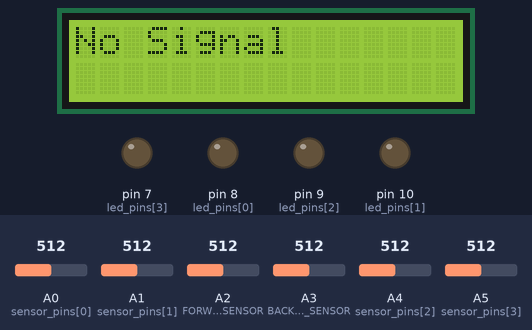
The sketch below on a simulated Arduino Uno, built with avr-gcc and run on an emulated ATmega328P. Parts: 16×2 character LCD, output pins drawn as LEDs (lit = HIGH). The inputs (shaded band) are chosen by the test bench; at power-on: A0 (sensor_pins[0]) = 512, A1 (sensor_pins[1]) = 512, A4 (sensor_pins[2]) = 512, A5 (sensor_pins[3]) = 512, A2 (FORWARD_SENSOR) = 512, A3 (BACKWARD_SENSOR) = 512.

Above: at 1.2 s.
1.3 s: A0 (sensor_pins[0]) set to 531
At 2.2 s:
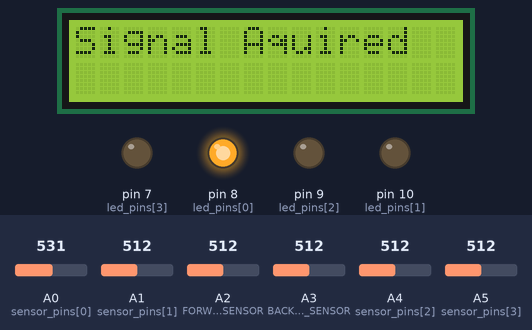
2.9 s: A1 (sensor_pins[1]) set to 531
At 4.3 s:
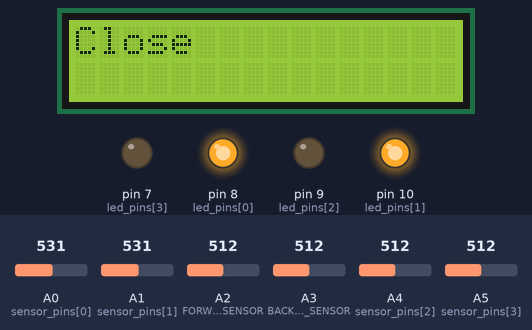
6.4 s: A4 (sensor_pins[2]) set to 528
At 6.9 s:
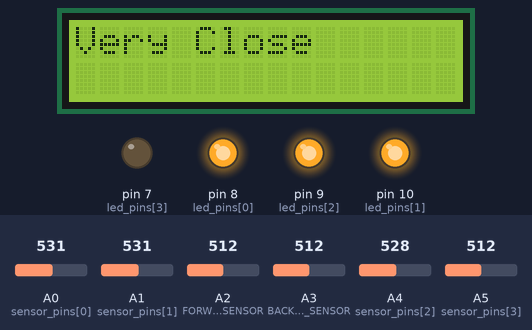
7.9 s: A5 (sensor_pins[3]) set to 716
At 9.0 s:
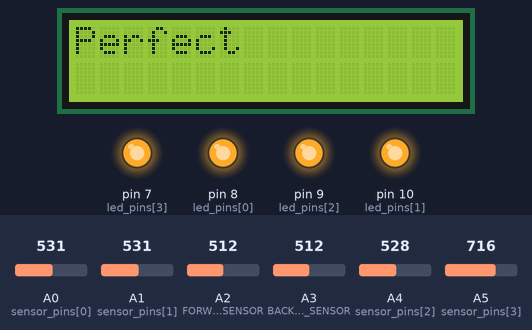
Timing chart, 0 to 10.9 s (numbered marks = the images above; inputs shaded):
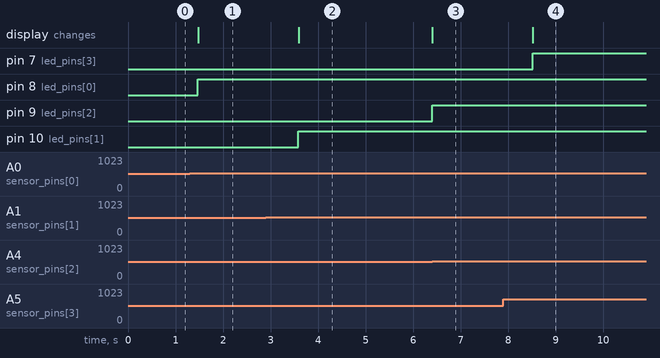

The sketch:

run_sensors.ino
```cpp
/*
  This code is written for Arduino UNO. This code functions as a magnetic object locator.
  Author: Mitchell Davis
  Hardware Setup Created By Hadley Pound
  Hardware Casing and Design Done By Ben Mahdessian
*/


// This code sets up the lcd display
#include <LiquidCrystal.h>
const int rs = 12, en = 11, d4 = 5, d5 = 4, d6 = 3, d7 = 2; // The may need to be changed
                                                            // depending on the setup
LiquidCrystal lcd(rs, en, d4, d5, d6, d7);
#define SCREEN_WIDTH 16
#define SCREEN_HEIGHT 2


// Stores constants for the number of sensors and leds that are connected and used
// by the Arduino
#define NUM_SENSORS 4
#define NUM_LEDS 4


// This variable sets the threshold at which the sensor is considered "activated"
#define SENSOR_THRESHOLD 15


// Defines positional sensors used for lateral information messages
#define FORWARD_SENSOR A2
#define BACKWARD_SENSOR A3


// These store the analog sensor pins (may need to be altered if you use different pins),
// sensor outputs, and led pin variables (may need to be altered if you use different pins)
// NOTE: Although the sensors/leds should be laid out in a grid, they will be treated as a
// 1D Array. This is to simplify the logic and make this scale, but be aware that this is an
// assumption made during logic processing, just make sure if you edit this, that each led pin
// and each analog input are paired by their index
const int sensor_pins[NUM_SENSORS] = {A0, A1, A4, A5}; // MUST be updated if NUM_SENSORS changes
double sensor_output[NUM_SENSORS];
const int led_pins[NUM_LEDS] = {8,10,9,7}; // MUST be updated if NUM_LEDS changes


// This sets each led pin to be output
void setupPins(){
  for (int i = 0; i < NUM_LEDS; i++){
    pinMode(led_pins[i], OUTPUT);
  }
}


// This loops through each sensor pin and reads the analog output
void readSensorOutput(){
  for (int i = 0; i < NUM_SENSORS; i++){
    sensor_output[i] = abs(abs(analogRead(sensor_pins[i])) - 500);
  }
}


// This reads the sensors outputs, then using SENSOR_THRESHOLD decides whether
// each LED should be on or off
void setLEDOutput(){
  for (int i = 0; i < NUM_LEDS; i++){
    if (sensor_output[i] >= SENSOR_THRESHOLD){
      digitalWrite(led_pins[i], HIGH);
    }
    else{
      digitalWrite(led_pins[i], LOW);
    }
  }
}


// This uses the sensor outputs to display a locality message on the screen
void setDisplayText(){
  int num_abv_thrshld = 0;
  for (int i = 0; i < NUM_SENSORS; i++){
    if (sensor_output[i] >= SENSOR_THRESHOLD){
      num_abv_thrshld++;
    }
  }

  double percent_active = (double) num_abv_thrshld / (double) NUM_SENSORS;

  lcd.clear();
  lcd.setCursor(0,0);

  if (percent_active < 0.25){
    if (abs(abs(analogRead(FORWARD_SENSOR)) - 500) >= SENSOR_THRESHOLD){
      lcd.print("Move Forward");
    }
    else if (abs(abs(analogRead(BACKWARD_SENSOR)) - 500) >= SENSOR_THRESHOLD){
      lcd.print("Move Backward");
    }
    else{
      lcd.print("No Signal");
    }
  }
  else if (percent_active <= 0.3){
    lcd.print("Signal Aquired");
  }
  else if (percent_active <= 0.55){
    lcd.print("Close");
  }
  else if (percent_active <= 0.75){
    lcd.print("Very Close");
  }
  else if (percent_active <= 0.9){
    lcd.print("Almost There");
  }
  else{
    lcd.print("Perfect");
  }
}


// This initializes the system
void setup() {
  lcd.begin(SCREEN_WIDTH,SCREEN_HEIGHT);
  setupPins();
  readSensorOutput(); // must be called to initialize sensor_output
 }


// This operates the system using the above functions
void loop() {
  readSensorOutput();
  setLEDOutput();
  setDisplayText();
  delay(700);
 }
```

Measured:
- the behaviour switches between 514 and 515 on A0 (sensor_pins[0]) (found by bisection; images 0 and 1)
- the behaviour switches between 514 and 515 on A1 (sensor_pins[1]) (found by bisection; images 1 and 2)
- the behaviour switches between 514 and 515 on A4 (sensor_pins[2]) (found by bisection; images 2 and 3)
- after the input at 1.3 s, pin 8 (led_pins[0]): LOW → HIGH after 0.17 s; the display: changes after 0.18 s (image 1)
- after the input at 2.9 s, pin 10 (led_pins[1]): LOW → HIGH after 0.69 s; the display: changes after 0.69 s (image 2)
- after the input at 6.4 s, pin 9 (led_pins[2]): LOW → HIGH at once; the display: changes at once (image 3)
- after the input at 7.9 s, pin 7 (led_pins[3]): LOW → HIGH after 0.61 s; the display: changes after 0.62 s (image 4)
